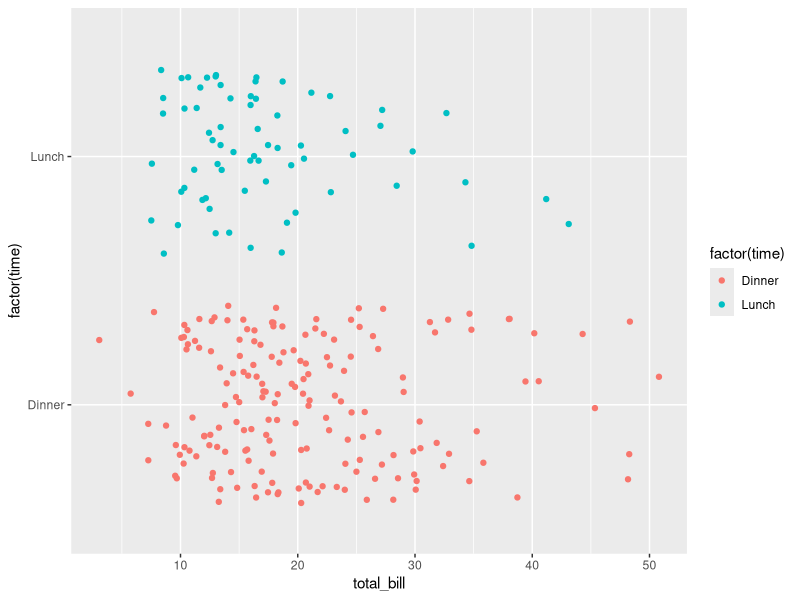

Reproduce this figure in R.
library(ggplot2)
library(reshape2)

ggplot(tips, aes(x = total_bill, y = factor(time), color = factor(time))) +
  geom_jitter()
